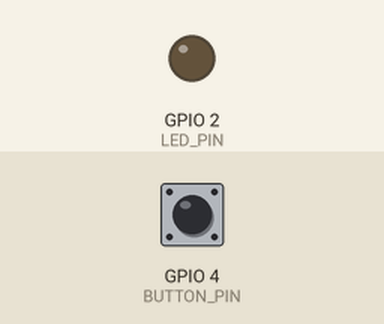
Simulated run of this program. Board: ESP32. On the bench: output pins drawn as LEDs (lit = HIGH). The inputs (shaded band) are chosen by the test bench; at power-on: GPIO 4 (BUTTON_PIN) HIGH.

Above: at 1.2 s.
1.3 s: GPIO 4 (BUTTON_PIN) pulled LOW for 0.15 s
At 2.5 s:
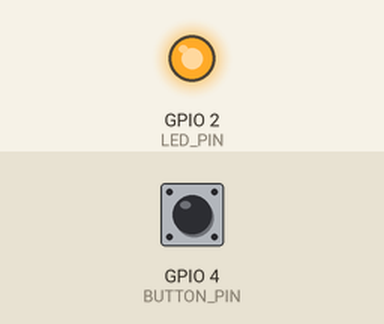
2.9 s: GPIO 4 (BUTTON_PIN) pulled LOW for 1 s
At 4.0 s:
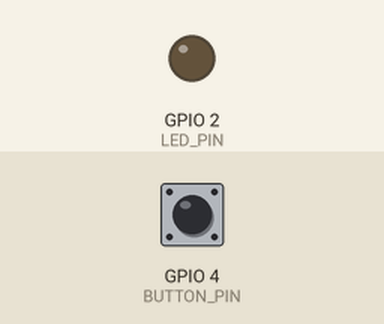
5.4 s: GPIO 4 (BUTTON_PIN) pulled LOW for 3.2 s
At 5.9 s:
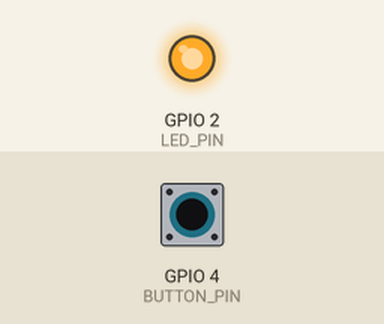
Timing chart, 0 to 8.4 s (numbered marks = the images above; inputs shaded):
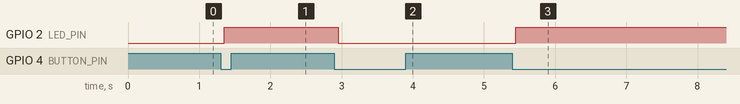

Measured:
- after the input at 1.3 s, GPIO 2 (LED_PIN): LOW → HIGH after 0.05 s
- after the input at 2.9 s, GPIO 2 (LED_PIN): HIGH → LOW after 0.05 s
- after the input at 5.4 s, GPIO 2 (LED_PIN): LOW → HIGH after 0.05 s

The program:

main.cpp
```cpp
#include <Arduino.h>

#define LED_PIN       2          // on-board led (common for esp32 dev boards)
#define BUTTON_PIN    4          // button wired from gpio4 to gnd
#define DEBOUNCE_MS   50         // debounce time
#define DEBOUNCE_US   (DEBOUNCE_MS * 1000UL)

hw_timer_t* debounceTimer = nullptr;
volatile bool debounceActive = false;   // blocks re-entrant presses while debouncing

// --- one-shot debounce timer isr ---
// fires once after debounce window; confirms press and toggles led
void IRAM_ATTR onDebounceTimer() {
  if (digitalRead(BUTTON_PIN) == LOW) {
    digitalWrite(LED_PIN, !digitalRead(LED_PIN));   // invert led state
  }
  debounceActive = false; // allow next press
}

// --- gpio button isr ---
// starts the one-shot debounce timer on a falling edge
void IRAM_ATTR onButtonISR() {
  if (!debounceActive) {
    debounceActive = true;
    // arm one-shot alarm: autoreload=false
    timerAlarmWrite(debounceTimer, DEBOUNCE_US, false);
    timerAlarmEnable(debounceTimer);
  }
}

void setup() {
  pinMode(LED_PIN, OUTPUT);
  digitalWrite(LED_PIN, LOW);

  // button to gnd with internal pull-up; idle high, pressed low
  pinMode(BUTTON_PIN, INPUT_PULLUP);
  attachInterrupt(BUTTON_PIN, onButtonISR, FALLING);

  // create a 1 mhz base timer (1 tick = 1 µs)
  // correct syntax: timerBegin(timer_number, divider, countUp)
  debounceTimer = timerBegin(0, 80, true);   // 80 -> 1 µs per tick (80mhz/80 = 1mhz)

  // attach the interrupt function to the timer
  // correct syntax: timerAttachInterrupt(timer, function, edge)
  timerAttachInterrupt(debounceTimer, &onDebounceTimer, true);
}

void loop() {
  // nothing to do. interrupts handle everything.
}
```
